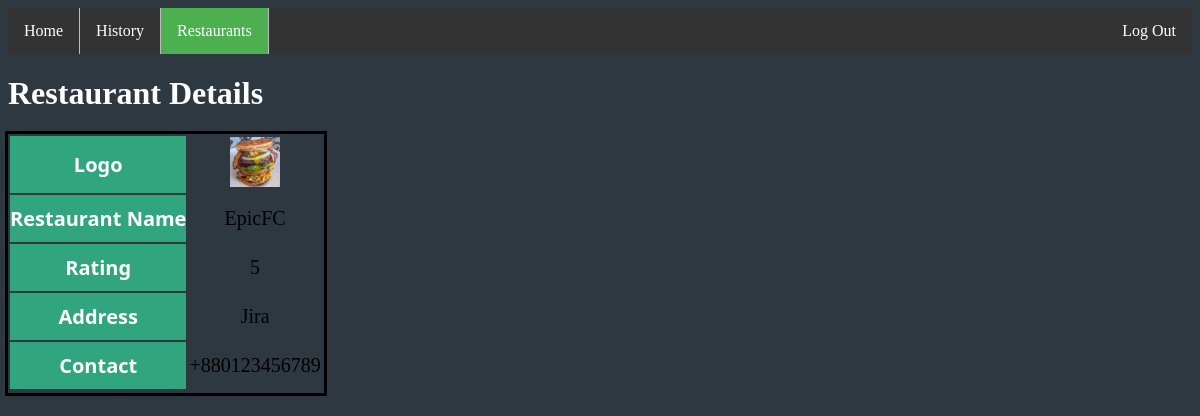
Page /customer/restaurant2.php?id=1 (signed in) on the committed database.
### tables this page shows
CREATE TABLE `restaurants` (
  `restaurant_id` int NOT NULL,
  `restaurant_name` varchar(26) NOT NULL,
  `restaurant_rating` float DEFAULT '0',
  `restaurant_address` varchar(50) DEFAULT NULL,
  `restaurant_logo` varchar(300) DEFAULT '../restaurants/default.jpg',
  `restaurant_contact` varchar(15) DEFAULT NULL,
  `restaurant_bg` varchar(300) DEFAULT NULL
);

### customer/restaurant2.php (the view, shortened to what this page needs)
<?php
    if(isset($_SESSION['username']) && isset($_SESSION['role']) && isset($_SESSION['user_id']) && !empty($_SESSION['username']) && !empty($_SESSION['role']) && !empty($_SESSION['user_id'])){
        if($_SESSION['role']=='customer'){
            ?>
            <!DOCTYPE html>
            <html lang="en">
            <head>
				<link rel="stylesheet" href="../css/style.css">
            </head>
            <body>
                <ul>
					<li><a href="../login">Home</a></li>
					<li><a href="history">History</a></li>
					<li><a class="active" href="restaurants">Restaurants</a></li>
					<li style="float:right"><a href="../logout.php">Log Out</a></li>
				</ul>
                <?php
                    include'../config.php';
                    if (isset($_GET['id'])) {
                    $id = $_GET['id'];
                    ?>
					<h1>Restaurant Details</h1>
                                <?php
                                    try{
                                        $dbcon = new PDO("mysql:host=$dbserver:$dbport;dbname=$db;","$dbuser","$dbpass");
                                        $dbcon->setAttribute(PDO::ATTR_ERRMODE, PDO::ERRMODE_EXCEPTION);
										$sqlquery="SELECT * FROM restaurants where restaurant_id=$id";
                                        try{
                                            $returnval=$dbcon->query($sqlquery);
                                            $productstable=$returnval->fetchAll();
                                            foreach($productstable as $row){
                                                ?>
												<table>
													<thead>
														<tr>
															<th>Logo</th><td><img src="../restaurants/<?php echo $row['restaurant_logo'] ?>" alt="<?php echo $row['restaurant_name'] ?>" height="50px" width="50px"></td>
															</tr>
															<tr>
															<th>Restaurant Name</th> <td> <?php echo $row['restaurant_name'] ?></td>
															</tr>
															<tr>
															<th>Rating</th> <td> <?php echo $row['restaurant_rating'] ?></td>
															</tr>
															<tr>
															<th>Address</th> <td> <?php echo $row['restaurant_address'] ?></td>
															</tr>
															<tr>
															<th>Contact</th><td> <?php echo $row['restaurant_contact'] ?></td>
														</tr>
													</thead>
                                                <?php
                                            }
                                        }
                                        catch(PDOException $ex){
                                            ?>
                                                <tr>
                                                    <td colspan="5">Data read error ... ...</td>
                                                </tr>
                                            <?php
                                        }
                                    }
                                    catch(PDOException $ex){
                                        ?>
                                            <tr>
                                                <td colspan="5">Data read error ... ...</td>
                                            </tr>
                                        <?php
                                    }
                                ?>
                        </table>
                    <?php
                    }
                    else{
                        ?>
                            <script>
                                window.location.assign('pending.php');
                            </script>
                        <?php
                    }
            ?>
            </body>
            </html>
            <?php
            }
            else{
        ?>
        <script>window.location.assign('../login.php');</script>
        <?php
    }
        }
    else{
        ?>
        <script>window.location.assign('../login.php');</script>
        <?php
    }
    ?>

### css/style.css (style rules this page uses)
th { font-size: 20px; font-family: "Segoe UI"; background-color: #31A57D; color: white; padding: 10px 0; }
thead { margin-bottom: 20px; }
table { outline-style: solid; }
td { text-align: center; font-size: 20px; margin-top: 100px; }
ul { list-style-type: none; margin: 0; padding: 0; overflow: hidden; background-color: #333; }
li { display: inline; float: left; border-right: 1px solid #bbb; }
li:last-child { border-right: none; }
li a { display: block; color: white; text-align: center; padding: 14px 16px; text-decoration: none; }
.active { background-color: #4CAF50; }
a { color: #31A57D; }
html { height: 100vh; }
body { height: 80%; background: #2E3841; }
h1 { color: white; }

### rows in the picture
restaurants: restaurant_logo (picture), restaurant_name "EpicFC", restaurant_rating "5", restaurant_address "Jira", restaurant_contact "+880123456789"
